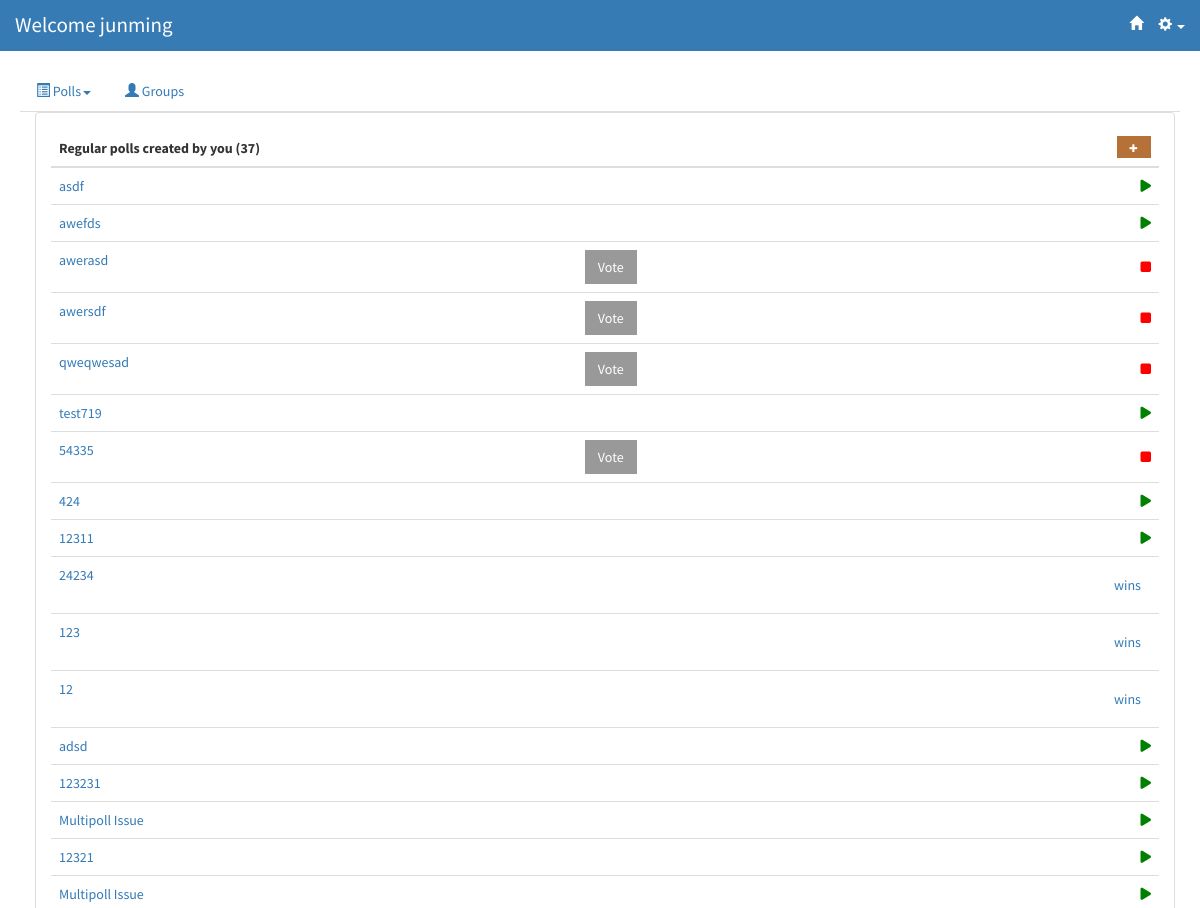
Page /polls/regular_polls (signed in, upper part) on the earlier database version.
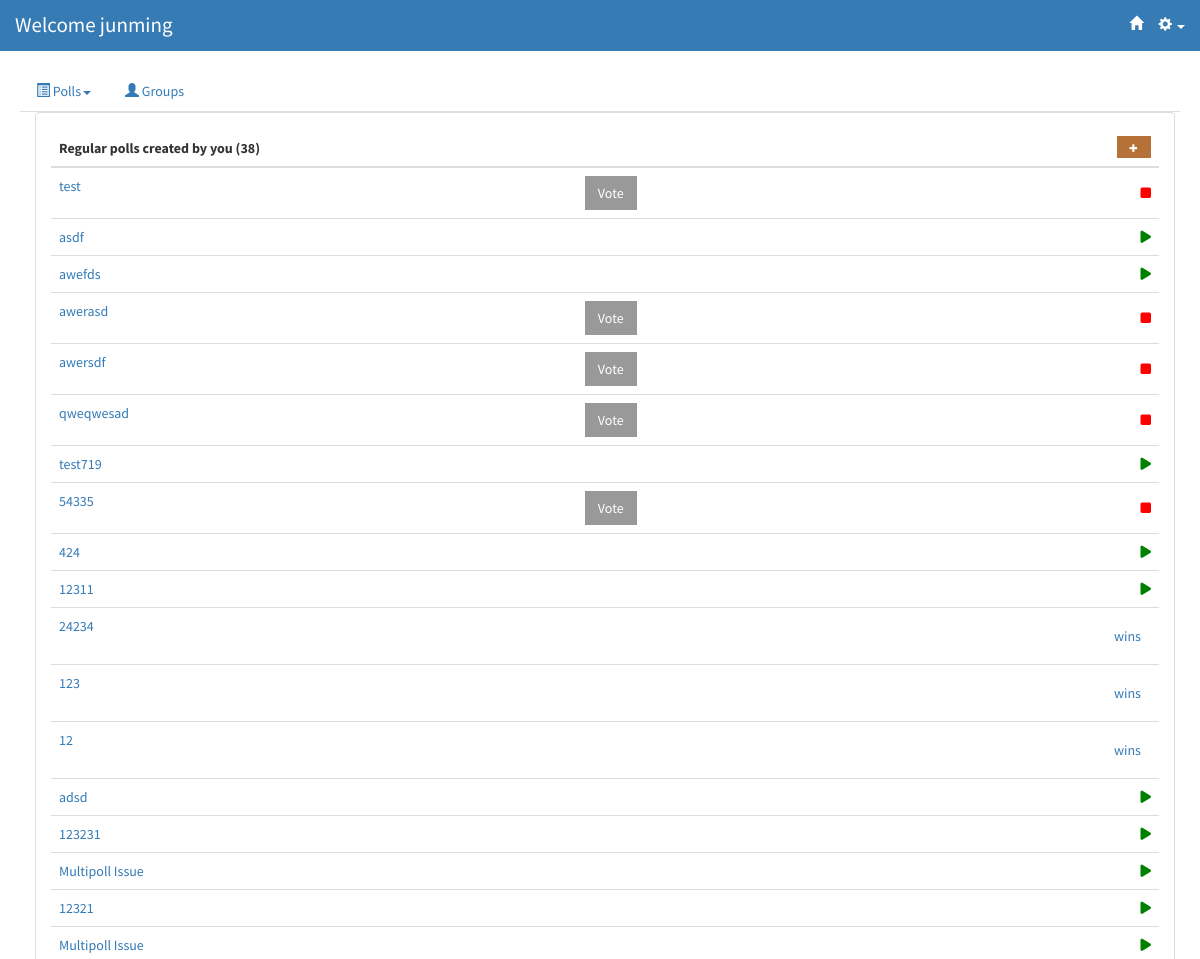
Same page on the later database version.
### polls/models.py (models this page shows, shortened)
@python_2_unicode_compatible
class Question(models.Model):
    question_text = models.CharField(max_length=20)
    question_desc = models.CharField(max_length=500, null=True, blank=True)
    image = models.ImageField(upload_to='static/img/items/', blank=True, null=True)
    imageURL = models.CharField(max_length=500, blank=True, null=True)
    pub_date = models.DateTimeField('date published')
    follow_up = models.OneToOneField('Question', on_delete=models.CASCADE, null = True, blank = True)
    question_owner = models.ForeignKey(User, null=True)
    question_voters = models.ManyToManyField(User, related_name='poll_participated')
    status = models.IntegerField(default=1)
    display_pref = models.IntegerField(default=1)
    emailInvite = models.BooleanField(default=True)
    emailDelete = models.BooleanField(default=True)
    emailStart = models.BooleanField(default=True)
    emailStop = models.BooleanField(default=True)
    poll_algorithm = models.IntegerField(default=1)
    question_type = models.IntegerField(default=1)
    winner = models.CharField(max_length=200)
    m_poll = models.BooleanField(default=False)
    open = models.BooleanField(default=False)

### polls/views.py (the view)
class RegularPollsView(generic.ListView):
    template_name = 'polls/regular_polls.html'
    context_object_name = 'question_list'
    def get_queryset(self):
        return Question.objects.all()
    def get_context_data(self, **kwargs):
        ctx = super(RegularPollsView, self).get_context_data(**kwargs)
        ctx['polls_created'] = Question.objects.filter(question_owner = self.request.user, m_poll = False).order_by('-pub_date')
        ctx['polls_participated'] = self.request.user.poll_participated.filter(m_poll = False).exclude(question_owner = self.request.user).order_by('-pub_date')
        return ctx

### polls/templates/polls/regular_polls.html (shortened to what this page needs)
{% extends 'polls/base.html' %}
{% block content %}
<div class="container" >
    <div name="created" class="panel panel-default">
        <div class="panel-body">
        <table style = "width:100%;" class="table" name="created">
            <thead>
                <tr>
                    <th>
		                  Regular polls created by you ({{ polls_created|length }})
                    </th>
                    <th></th>
                    <th>
                            <a href="{% url 'polls:AddStep1' %}" style='font-size:60%; float:right;' class="btn btn-yellow">
                                    <span class="glyphicon glyphicon-plus"></span>
                            </a>
                    </th>
                </tr>
            </thead>
            {% for question in polls_created %}
                <tr>
                    <td>
                        <a href="{% url 'polls:pollinfo' question.id %}" data-toggle="tooltip" data-placement="right" title="Description: {%if question.question_desc %} {{question.question_desc}} {%else%} None. {%endif%}">{{ question.question_text }}</a>
                    </td>
                    <td style="vertical-align:middle">
                        {% if question.status == 2 %}
                            <a href="{% url 'polls:detail' question.id %}" class ="btn btn-dark" role="button" >Vote</a>
                        {% endif %}
                    </td>
                    {% if question.status == 1 %}
                        <td style="vertical-align:middle">
                            <div class="start-icon">
                            <i class="fa fa-play" aria-hidden="true" data-toggle="modal" data-target="#confirm-start{{ question.id }}"></i>
                            </div>
                        </td>
                    {% elif question.status == 2 %}
                        <td style="vertical-align:middle">
                            <div class="stop-icon">
                            <i class="fa fa-stop" aria-hidden="true" data-toggle="modal" data-target="#confirm-stop{{ question.id }}"></i>
                            </div>
                        </td>
                    {% elif question.status == 3 %}
                            <td>
                                {% if question.question_type == 1 %}
                                    <a style="float:right;margin:10px" href="{% url 'polls:voteresults' question.id %}" >
                                        {{question.winner}} wins
                                    </a>
                                {% endif %}
                            </td>
                    {% endif %}
                </tr>
            {% endfor %}
        </table>
        </div>
    </div>
</div>
{% endblock %}

### polls/templates/polls/base.html (shortened to what this page needs)
{% load staticfiles %}
<html>
	<head>
    <link rel="stylesheet" href="https://maxcdn.bootstrapcdn.com/bootstrap/3.3.6/css/bootstrap.min.css" />
    <link rel="stylesheet" type="text/css" href="{% static 'css/stylish-portfolio.css' %}" />
    <link rel="stylesheet" type="text/css" href="{% static 'css/shared.css' %}"/>
    <link href="https://cdnjs.cloudflare.com/ajax/libs/select2/4.0.3/css/select2.min.css" rel="stylesheet" />
	</head>
	<body>
                {% if user.is_authenticated %}
				 <nav class="navbar navbar-default navbar-fixed-top" style="background-color:#377BB5; border-color: transparent;">
                {% else %}
                 <nav class="navbar navbar-default navbar-fixed-top" style="background-color:transparent; border-color: transparent;">
                {%endif%}
					{% if request.flavour == "mobile" %}
					<div style = "margin-left: 20px; margin-right: 20px;">
				    {% else %}
				    <div class="container-fluid">
				    {% endif %}
                        <div class="navbar-header" style = "overflow: hidden;float:left;">
                            <a class="navbar-brand" href="/polls/" style ="font-size: 150%;
                            {% if user.is_authenticated %}
                            color:white;
                            {%else%}
                            color:black;
                            {% endif %}">
                                <span> Welcome
                                {% if user.is_authenticated %}
                                {% if request.user.first_name == "" %}
                                {{ request.user.username }}
                                {% endif %}
                                {% endif %} </span></a>
                           </div>
							{% if user.is_authenticated %}
							<ul class="nav navbar-nav navbar-right" style = "float:right;display:inline;">
                                <li style = "display:inline;"><a href="{% url 'polls:index' %}" style="color:white;"><span class="glyphicon navbar-right glyphicon-home"></span></a></li>
								<li class="dropdown" style = "float:auto;display:inline;">
									<a class="dropdown-toggle" data-toggle="dropdown" style="color:white;"> <span class="glyphicon glyphicon-cog"> </span> <span class="caret"></span> </a>
								</li>
							</ul>
							{% endif %}
						</div>
				</nav>
            {% if user.is_authenticated %}
				<div class="container-fluid" style="padding: 70px 20px;">
                    <ul class="nav nav-tabs">
                    <li role="presentation" class="dropdown">
                        <a class="dropdown-toggle" data-toggle="dropdown"  role="button" aria-haspopup="true" aria-expanded="false">
                        <span class="glyphicon glyphicon-list-alt"></span> Polls<span class="caret"></span>
                        </a>
                    </li>
                            <li><a href="{% url 'groups:index' %}"><span class="glyphicon glyphicon-user"></span> Groups</a></li>
                    </ul>
            {% else %}
                <div name="MainPage">
            {% endif %}
            {% block content %}
            {% endblock %}
              	</div>
	</body>
</html>

### static/css/stylish-portfolio.css (style rules this page uses)
html, body { width: 100%; height: 100%; }
body { font-family: "Source Sans Pro","Helvetica Neue",Helvetica,Arial,sans-serif; }
.btn-dark { color: #fff; background-color: rgba(0,0,0,0.4); }
.btn-yellow { color: white; background-color: #b57137; }
.btn-yellow span { color:white; }
.stop-icon { font-size:.8em; color:red; cursor:pointer; float:right; }
.start-icon { font-size:.8em; color:green; cursor:pointer; float:right; }

### static/css/shared.css (style rules this page uses)
* { font-size: 100%; }
a { font-size: 100%; text-decoration: none !important; }
div { font-size:100% !important; }

### polls/templates/polls/base.html (style rules this page uses)
.btn { border-radius:0; }

Differences in the rows shown:
added Question: question_text "test", status "Vote"
Other differences:
{{ polls_created|length }}: "37" → "38"
